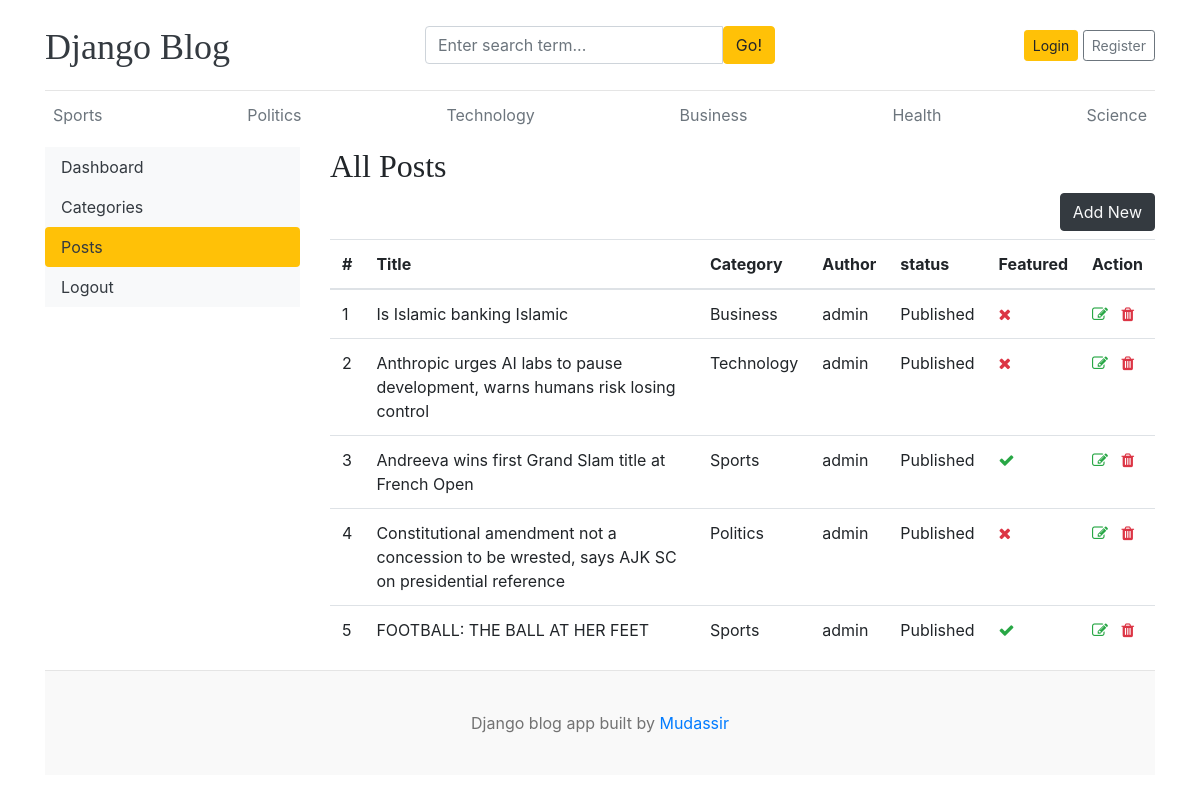
The app's page /dashboard/posts/ with its own data.
### blogs/models.py (models this page shows, shortened)
class Category(models.Model):
    category_name = models.CharField(max_length=50, unique=True)
    createdAt = models.DateTimeField(auto_now_add=True)
    updatedAt = models.DateTimeField(auto_now=True)
    class Meta:
        verbose_name_plural = "Categories"
    def __str__(self):
        return self.category_name

class Blog(models.Model):
    title = models.CharField(max_length=100)
    slug = models.SlugField(max_length=150, unique=True, blank=True)
    category = models.ForeignKey(Category, on_delete=models.CASCADE)
    author = models.ForeignKey(User, on_delete=models.CASCADE)
    featured_image = models.ImageField(upload_to="uploads/%Y/%m/%d/")
    short_description = models.TextField(max_length=500)
    blog_body = models.TextField(max_length=2000)
    status = models.CharField(max_length=20, choices=STATUS_CHOICES, default="Draft")           # Published or not
    is_featured = models.BooleanField(default=False)                                            # Featured or not
    createdAt = models.DateTimeField(auto_now_add=True)
    updatedAt = models.DateTimeField(auto_now=True)

### dashboards/views.py (the view)
# urls.py: path('posts/', views.posts, name='posts'),
def posts(request):
    posts = Blog.objects.all()
    context = {
        'posts': posts
    }
    return render(request, 'dashboard/posts.html', context)

### blogs/context_processors.py (called while the page is built)
def get_categories(request):
    categories = Category.objects.all()
    return {'categories': categories}

def get_social_links(request):
    social_links = SocialLink.objects.all()
    return {'social_links': social_links}

### templates/dashboard/posts.html (shortened to what this page needs)
{% extends 'base.html' %}
{% block content %}
<div class="row">
    {% include 'dashboard/sidebar.html' %}
    <div class="col-md-9">
        <h2>All Posts</h2>
        <a href="{% url 'add_post' %}" class="btn btn-dark text-light float-right mb-2">Add New</a>
        <table class="table table-hover">
            <thead>
                <tr>
                <th>#</th>
                <th>Title</th>
                <th>Category</th>
                <th>Author</th>
                <th>status</th>
                <th>Featured</th>
                <th>Action</th>
                </tr>
            </thead>
            <tbody>
                {% for post in posts %}
                <tr>
                    <td>{{ forloop.counter }}</td>
                    <td>{{ post.title }}</td>
                    <td>{{ post.category }}</td>
                    <td>{{ post.author }}</td>
                    <td>{{ post.status }}</td>
                    <td>{% if post.is_featured %}<i class="fa fa-check text-success"></i>{% else %}<i class="fa fa-times text-danger"></i>{% endif %}</td>
                    <td>
                        <a href="{% url 'edit_post' post.id %}"><i class="fa fa-edit text-success"></i></a>
                        <a href="{% url 'delete_post' post.id %}"><i class="fa fa-trash text-danger"></i></a>
                    </td>
                </tr>
                {% endfor %}
            </tbody>
        </table>
    </div>
</div>
{% endblock %}

### templates/base.html (shortened to what this page needs)
{% load static %}
<!DOCTYPE html>
<html lang="en">
<head>
    <link href="https://getbootstrap.com/docs/4.0/dist/css/bootstrap.min.css" rel="stylesheet">
    <link href="{% static 'css/blog.css' %}" rel="stylesheet">
    <link rel="stylesheet" href="https://cdnjs.cloudflare.com/ajax/libs/font-awesome/4.7.0/css/font-awesome.min.css">
  </head>
<body>
    <div class="container">
      <header class="blog-header py-3">
        <div class="row flex-nowrap justify-content-between align-items-center">
          <div class="col-4 pt-1">
            <a class="blog-header-logo text-dark" href="/">Django Blog</a>
          </div>
          <div class="col-4">
            <form action="{% url 'search' %}" method="GET">
              <div class="input-group">
                <input class="form-control" type="text" name="keyword" value="{{ keyword }}" placeholder="Enter search term..." aria-label="Enter search term..." aria-describedby="button-search" />
                <button type="submit" class="btn btn-warning" id="button-search">Go!</button>
            </div>
            </form>
          </div>
          <div class="col-4 d-flex justify-content-end align-items-center">
            {% if not user.is_authenticated %}
              <a class="btn btn-sm btn-warning" href="{% url 'login' %}">Login</a> &nbsp;
              <a class="btn btn-sm btn-outline-secondary" href="{% url 'register' %}">Register</a>
            {% else %}
              <span class="navbar-text"><a href="{% url 'dashboard' %}">Dashboard</a></span>
                &emsp;
              <span><a href="{% url 'logout' %}">Logout</a></span>
            {% endif %}
          </div>
        </div>
      </header>
      <div class="nav-scroller py-1 mb-2">
        <nav class="nav d-flex justify-content-between">
          {% for i in categories %}
          <a class="p-2 text-muted" href="{% url 'posts_by_category' i.id %}">{{i}}</a>
          {% endfor %}
        </nav>
      </div>
{% block content %}
{% endblock %}
<footer class="blog-footer">
  <p>Django blog app built by <a href="#">Mudassir</a></p>
</footer>
</body>
</html>

### blog_main/static/css/blog.css (style rules this page uses)
.blog-header { border-bottom: 1px solid #e5e5e5; }
.blog-header-logo { font-family: "Playfair Display", Georgia, "Times New Roman", serif; font-size: 2.25rem; }
h1, h2, h3, h4, h5, h6 { font-family: "Playfair Display", Georgia, "Times New Roman", serif; }
.blog-footer { padding: 2.5rem 0; color: #727272; text-align: center; background-color: #f9f9f9; border-top: .05rem solid #e5e5e5; }
.blog-footer p:last-child { margin-bottom: 0; }

### records on screen
Category: category_name "Sports"
Category: category_name "Politics"
Category: category_name "Technology"
Category: category_name "Business"
Category: category_name "Health"
Category: category_name "Science"
Blog: title "Is Islamic banking Islamic", category "Business", author "admin", status "Published", is_featured False (drawn)
Blog: title "Anthropic urges AI labs to pause development, warns humans risk losing control", category "Technology", author "admin", status "Published", is_featured False (drawn)
Blog: title "Andreeva wins first Grand Slam title at French Open", category "Sports", author "admin", status "Published", is_featured True (drawn)
Blog: title "Constitutional amendment not a concession to be wrested, says AJK SC on presidential reference", category "Politics", author "admin", status "Published", is_featured False (drawn)
Blog: title "FOOTBALL: THE BALL AT HER FEET", category "Sports", author "admin", status "Published", is_featured True (drawn)
